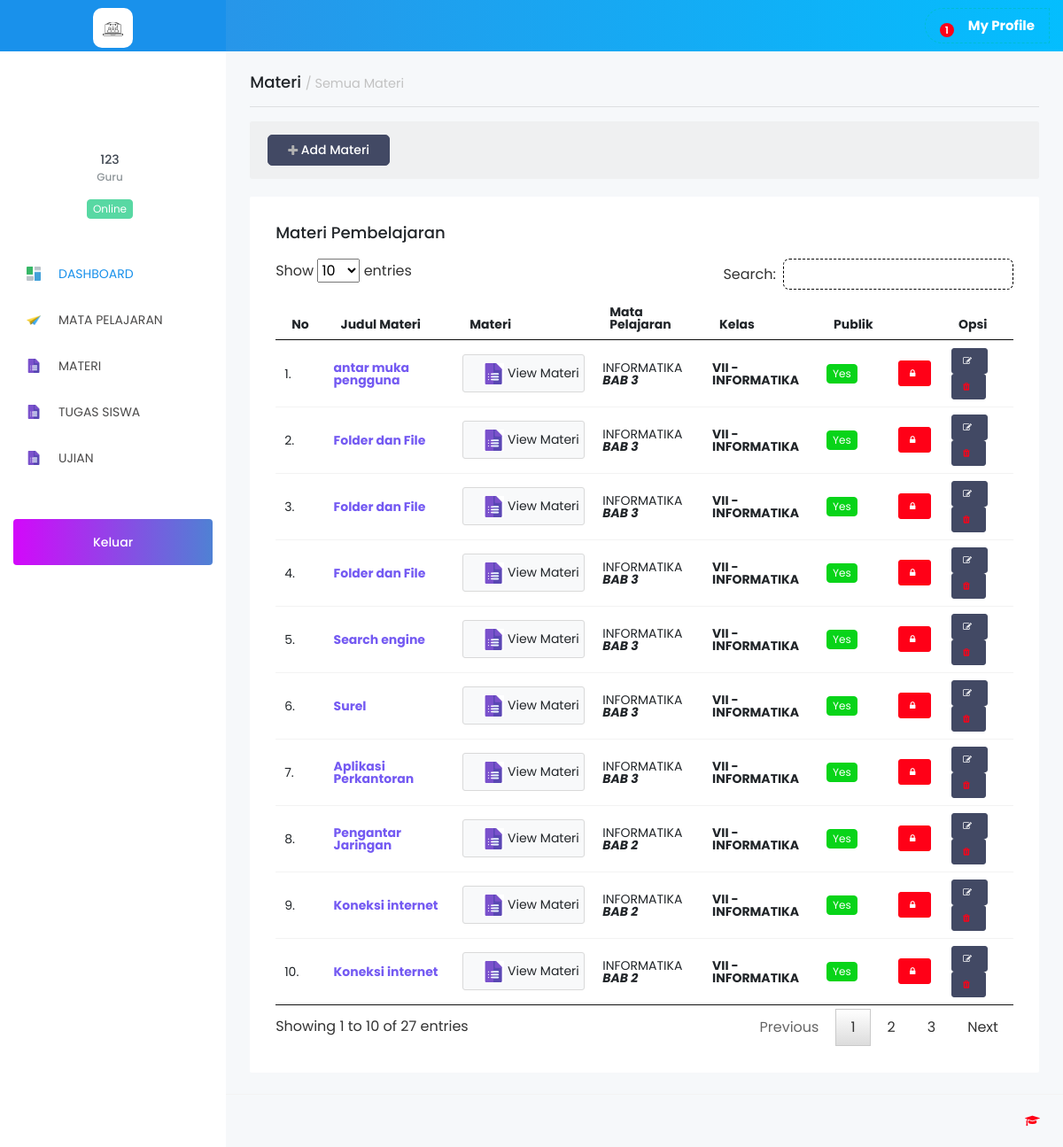
Screenshot of /Guru/index.php?page=materi (signed in) with the database file from the repository.
### tables this page shows
CREATE TABLE `tb_sekolah` (
  `id_sekolah` int(11) NOT NULL,
  `nama_sekolah` varchar(120) NOT NULL,
  `kepsek` varchar(120) NOT NULL,
  `textlogo` varchar(10) NOT NULL,
  `logo` varchar(255) NOT NULL,
  `copyright` varchar(255) NOT NULL
);

CREATE TABLE `tb_guru` (
  `id_guru` int(11) NOT NULL,
  `nik` varchar(20) NOT NULL,
  `nama_guru` varchar(120) NOT NULL,
  `email` varchar(65) NOT NULL,
  `password` varchar(255) NOT NULL,
  `foto` varchar(255) DEFAULT NULL,
  `status` varchar(5) NOT NULL,
  `date_created` date NOT NULL,
  `confirm` enum('Yes','No') NOT NULL
);

CREATE TABLE `tb_materi` (
  `id_materi` int(11) NOT NULL,
  `judul_materi` varchar(120) NOT NULL,
  `materi` text NOT NULL,
  `nama_file` varchar(120) NOT NULL,
  `tipe_file` varchar(20) NOT NULL,
  `ukuran_file` varchar(30) NOT NULL,
  `file` varchar(255) NOT NULL,
  `tgl_entry` date NOT NULL,
  `id_roleguru` int(11) NOT NULL,
  `public` enum('Y','N') NOT NULL
);

CREATE TABLE `tb_master_mapel` (
  `id_mapel` int(11) NOT NULL,
  `mapel` varchar(60) NOT NULL
);

CREATE TABLE `tb_master_semester` (
  `id_semester` int(11) NOT NULL,
  `semester` varchar(45) NOT NULL
);

CREATE TABLE `tb_master_kelas` (
  `id_kelas` int(11) NOT NULL,
  `kelas` varchar(45) NOT NULL
);

CREATE TABLE `tb_master_jurusan` (
  `id_jurusan` int(11) NOT NULL,
  `jurusan` varchar(45) NOT NULL
);

### Guru/modul/materi/data_materi.php (the view, shortened to what this page needs)
  <div class="content-wrapper">
  <h4>
  Materi <small class="text-muted">/ Semua Materi</small>
  </h4>
<hr>
              <?php
          if (empty($materi['id_guru'])) {
            ?>
              <div class="row purchace-popup">
                <div class="col-md-12 col-xs-12">
                  <span class="d-flex alifn-items-center">
                  <p>Saat ini Anda belum mempunyai Materi Apapun. Tambah Untuk Membuat Materi</p>
                  <a data-toggle="modal" data-target="#addMateri" href="?page=materi&act=add" class="btn ml-auto purchase-button"> <i class="fa fa-plus"></i> Add Materi</a>
                  <i class="mdi mdi-close popup-dismiss"></i>
                  </span>
                </div>
              </div>
            <?php
          }else{
            ?>
                  <div class="row purchace-popup">
                <div class="col-md-12 col-xs-12">
                  <span class="d-flex alifn-items-center">
                  <a data-toggle="modal" data-target="#addMateri" href="?page=materi&act=add" class="btn btn-dark"> <i class="fa fa-plus"></i> Add Materi</a>
                  </span>
                </div>
              </div>
          <div class="row">
           <div class="col-md-12 col-xs-12">
                <div class="card">
                <div class="card-body">
                  <h4 class="card-title">Materi Pembelajaran</h4>
                  <div class="table-responsive">
                  <table class="table table-condensed table-hover" id="data">
                    <thead>
                      <tr>
                        <th>No</th>
                        <th>Judul Materi</th>
                        <th>Materi</th>
                        <th>Mata Pelajaran</th>
                        <th>Kelas</th>
                        <th>Publik</th>
                        <th></th>
                        <th>Opsi</th>
                      </tr>
                    </thead>
                    <tbody>
                          <?php
                          $no=1;
                        $sqlrole = mysqli_query($con,"SELECT * FROM tb_materi
                      INNER JOIN tb_roleguru ON tb_materi.id_roleguru=tb_roleguru.id_roleguru
                      INNER JOIN tb_master_kelas ON tb_roleguru.id_kelas=tb_master_kelas.id_kelas
                      INNER JOIN tb_master_mapel ON tb_roleguru.id_mapel=tb_master_mapel.id_mapel
                      INNER JOIN tb_master_semester ON tb_roleguru.id_semester=tb_master_semester.id_semester
                      INNER JOIN tb_master_jurusan ON tb_roleguru.id_jurusan=tb_master_jurusan.id_jurusan
                      WHERE tb_roleguru.id_guru='$sesi' ORDER BY id_materi DESC ");
                        foreach ($sqlrole as $row) { ?>
                      <tr>
                       <td><?=$no++; ?>.</td>
                        <td><b class="text-info"><?=$row['judul_materi']; ?></b></td>
                        <td>
                          <a data-toggle="modal" data-target="#<?=$row['id_materi']; ?>" class="btn btn-light"> <img class="menu-icon" src="../pelengkap/images/menu_icons/04.png" alt="menu icon"> View Materi</a>
                        </td>
                        <td><?=$row['mapel']; ?>  <em><b><?=$row['semester']; ?></b></em> </td>
                        <td><b><?=$row['kelas']; ?> - <?=$row['jurusan']; ?></b> </td>
                        <td><?php
                        if ($row['public']=='Y') {
                          echo "<b class='badge badge-success'>Yes</b>";
                        }else{
                           echo "<b class='badge badge-danger'>No</b>";
                        }
                       ?></td>
                       <td>
                         <?php
                        if ($row['public']=='Y') {
                          echo "<a href='?page=materi&act=activate&id=$row[id_materi]&status=$row[public]' class='btn btn-danger btn-xs text-white'><i class='fa fa-spin fa-lock'></i></a>";
                        }else{
                           echo "<a href='?page=materi&act=activate&id=$row[id_materi]&status=$row[public]' class='btn btn-success btn-xs text-white'><i class='fa fa-spin fa-unlock'></i></a>";
                        }
                       ?>
                       </td>
                        <td>
                          <a href="?page=materi&act=edit&ID=<?=$row['id_materi'] ?>" class="btn btn-dark btn-xs"><i class="fa fa-edit"></i> </a>
                          <a href="?page=materi&act=del&ID=<?=$row['id_materi'] ?>" onclick="return confirm('Yakin Hapus Data ?')" class="btn btn-dark text-danger btn-xs"><i class="fa fa-trash"></i> </a>
                        </td>
                      </tr>
                    <?php } ?>
                   </tbody>
                 </table>
                  </div>
               </div>
             </div>
           </div>
          </div>
            <?php
          }
          ?>
        </div>

### Guru/index.php (shortened to what this page needs)
<?php
include '../config/db.php';
if (@$_SESSION['Guru']) {
?>
<?php
if (@$_SESSION['Guru']) {
$sesi = @$_SESSION['Guru'];
}
$sql = mysqli_query($con,"SELECT * FROM tb_guru WHERE id_guru = '$sesi'") or die(mysqli_error($con));
$data = mysqli_fetch_array($sql);
$sqlMateri = mysqli_query($con,"SELECT * FROM tb_materi
  INNER JOIN tb_roleguru ON tb_materi.id_roleguru=tb_materi.id_roleguru
  WHERE tb_roleguru.id_guru='$sesi' ");
$materi = mysqli_fetch_array( $sqlMateri);
$sekolah = mysqli_query($con,"SELECT * FROM tb_sekolah WHERE id_sekolah=1 ");
$apl = mysqli_fetch_array($sekolah);
?>
<!DOCTYPE html>
<html lang="en">
<head>
  <link rel="stylesheet" href="../pelengkap/node_modules/mdi/css/materialdesignicons.min.css">
  <link rel="stylesheet" href="../pelengkap/node_modules/simple-line-icons/css/simple-line-icons.css">
  <link rel="stylesheet" href="../pelengkap/node_modules/font-awesome/css/font-awesome.min.css" />
  <link rel="stylesheet" href="../pelengkap/css/style.css">
   <link href="../pelengkap/sweetalert/sweetalert.css" rel="stylesheet" />
  <link rel="stylesheet" type="text/css" href="../pelengkap/css/jquery.dataTables.css">
</head>
<body>
  <div class="container-scroller">
    <nav class="navbar col-lg-12 col-12 p-0 fixed-top d-flex flex-row">
      <div class="text-center navbar-brand-wrapper d-flex align-items-top justify-content-center" style="background-color: #1991eb;">
        <a class="navbar-brand brand-logo" href="index.php" style="font-family:Aegyptus;font-weight: bold;font-size: 30px;">
          <img src="../pelengkap/images/<?=$apl['logo'];?>" alt="logo" style="height: 45px;width: 45px;border-radius: 10px;"> <b><?=$apl['textlogo'];?></b>
        </a>
      </div>
      <div class="navbar-menu-wrapper d-flex align-items-center">
        <ul class="navbar-nav navbar-nav-left header-links d-none d-md-flex">
        </ul>
        <ul class="navbar-nav navbar-nav-right" style="border-top-left-radius:50px;color: black;border-bottom-left-radius:50px;color: #fff;border:1px dashed #00BCD4; ">
          <?php
          $ujian = mysqli_query($con,"SELECT * FROM ujian
          INNER JOIN tb_master_mapel ON ujian.id_mapel=tb_master_mapel.id_mapel
          INNER JOIN tb_jenisujian ON ujian.id_jenis=tb_jenisujian.id_jenis
          INNER JOIN kelas_ujian ON ujian.id_ujian=kelas_ujian.id_ujian
           WHERE ujian.id_guru='$data[id_guru]' AND kelas_ujian.aktif='Y' GROUP BY kelas_ujian.id_ujian    ");
           $jm= mysqli_num_rows($ujian);
            ?>
          <li class="nav-item dropdown">
            <a class="nav-link count-indicator dropdown-toggle" id="notificationDropdown" href="#" data-toggle="dropdown">
              <span class="count"><?=$jm; ?> </span>
            </a>
          </li>
            <li class="nav-item d-none d-lg-block">
            <a class="nav-link" href="?page=profil">
              <b>My Profile</b>
            </a>
          </li>
        </ul>
      </div>
    </nav>
    <div class="container-fluid page-body-wrapper">
      <nav class="sidebar sidebar-offcanvas" id="sidebar">
        <ul class="nav">
          <li class="nav-item nav-profile">
            <div class="nav-link">
              <div class="profile-image" > <span class="online-status online"></span> </div>
              <div class="profile-name">
                <p class="name"><?=$data['nama_guru']; ?></p>
                <p class="designation">Guru</p>
                <div class="badge badge-teal mx-auto mt-3">Online</div>
              </div>
            </div>
          </li>
          <li class="nav-item">
          	<a class="nav-link" href="index.php"><img class="menu-icon" src="../pelengkap/images/menu_icons/01.png" alt="menu icon"><span class="menu-title">DASHBOARD</span></a>
          </li>
             <li class="nav-item">
            <a class="nav-link" href="?page=mapel"><img class="menu-icon" src="../pelengkap/images/menu_icons/02.png" alt="menu icon"> <span class="menu-title">MATA PELAJARAN</span></a>
          </li>
         <li class="nav-item">
            <a class="nav-link" data-toggle="collapse" href="#materi" aria-expanded="false" aria-controls="general-pages"> <img class="menu-icon" src="../pelengkap/images/menu_icons/04.png" alt="menu icon"> <span class="menu-title">MATERI</span><i class="menu-arrow"></i>
            </a>
          </li>
               <li class="nav-item">
            <a class="nav-link" data-toggle="collapse" href="#tugas" aria-expanded="false" aria-controls="general-pages"> <img class="menu-icon" src="../pelengkap/images/menu_icons/04.png" alt="menu icon"> <span class="menu-title">TUGAS SISWA</span><i class="menu-arrow"></i>
            </a>
              </li>
              </ul>
            </div>
          <li class="nav-item">
            <a class="nav-link" data-toggle="collapse" href="#evaluasi" aria-expanded="false" aria-controls="general-pages"> <img class="menu-icon" src="../pelengkap/images/menu_icons/04.png" alt="menu icon"> <span class="menu-title">UJIAN</span><i class="menu-arrow"></i>
            </a>
             	</li>
            </div>
          <li class="nav-item purchase-button">
          	<a class="nav-link" href="logout.php">
          	Keluar</a>
          </li>
      <div class="main-panel">
                <?php
                $page = @$_GET['page'];
                $act = @$_GET['act'];
                if ($page=='perangkat') {
                  if ($act=='') {
                    include 'modul/perangkat/data_perangkat.php';
                  }elseif ($act=='add') {
                    include 'modul/perangkat/add_perangkat.php';
                  }elseif ($act=='edit') {
                    include 'modul/perangkat/edit_perangkat.php';
                  }elseif ($act=='del') {
                    include 'modul/perangkat/del_perangkat.php';
                  }elseif ($act=='view') {
                    include 'modul/perangkat/view.php';
                  }
                }elseif ($page=='materi') {
                  if ($act=='') {
                    include 'modul/materi/data_materi.php';
                  }elseif ($act=='add') {
                   include 'modul/materi/add_materi.php';
                  }elseif ($act=='edit') {
                   include 'modul/materi/edit_materi.php';
                  }elseif ($act=='del') {
                   include 'modul/materi/del_materi.php';
                  }elseif ($act=='view') {
                   include 'modul/materi/view_materi.php';
                  }elseif ($act=='activate') {
                   include 'modul/materi/activate.php';
                  }
                }elseif ($page=='nilai') {
                  if ($act=='') {
                    include 'modul/nilai/data_nilai.php';
                  }elseif ($act=='view') {
                    include 'modul/nilai/view_nilaikelas.php';
                  }
                }elseif ($page=='profil') {
                  if ($act=='') {
                    include 'modul/profil/data_profil.php';
                  }
                }elseif ($page=='chat') {
                  if ($act=='del') {
                   include 'modul/chat/del.php';
                  }
                }elseif ($page=='proses') {
                 include 'modul/models.php';
                }elseif ($page=='') {
                 include 'Home.php';
                }else{
                  echo "<b>4014!</b> Tidak ada halaman !";
                }
                 ?>
        <footer class="footer">
          <div class="container-fluid clearfix">
            <span class="float-none float-sm-right d-block mt-1 mt-sm-0 text-center"><?=$apl['nama_sekolah'];?> <i class="fa fa-graduation-cap text-danger"></i></span>
          </div>
        </footer>
      </div>
</body>
</html>
<?php
} else{
	include 'modul/500.html';
}

### rows the page displays
tb_sekolah: logo (picture)
tb_guru: nama_guru "123"
tb_materi: judul_materi "antar muka pengguna", tb_master_mapel.mapel "INFORMATIKA", tb_master_semester.semester "BAB 3", tb_master_kelas.kelas "VII", tb_master_jurusan.jurusan "INFORMATIKA", public "Yes"
tb_materi: judul_materi "Folder dan File", tb_master_mapel.mapel "INFORMATIKA", tb_master_semester.semester "BAB 3", tb_master_kelas.kelas "VII", tb_master_jurusan.jurusan "INFORMATIKA", public "Yes"
tb_materi: judul_materi "Folder dan File", tb_master_mapel.mapel "INFORMATIKA", tb_master_semester.semester "BAB 3", tb_master_kelas.kelas "VII", tb_master_jurusan.jurusan "INFORMATIKA", public "Yes"
tb_materi: judul_materi "Folder dan File", tb_master_mapel.mapel "INFORMATIKA", tb_master_semester.semester "BAB 3", tb_master_kelas.kelas "VII", tb_master_jurusan.jurusan "INFORMATIKA", public "Yes"
tb_materi: judul_materi "Search engine", tb_master_mapel.mapel "INFORMATIKA", tb_master_semester.semester "BAB 3", tb_master_kelas.kelas "VII", tb_master_jurusan.jurusan "INFORMATIKA", public "Yes"
tb_materi: judul_materi "Surel", tb_master_mapel.mapel "INFORMATIKA", tb_master_semester.semester "BAB 3", tb_master_kelas.kelas "VII", tb_master_jurusan.jurusan "INFORMATIKA", public "Yes"
tb_materi: judul_materi "Aplikasi Perkantoran", tb_master_mapel.mapel "INFORMATIKA", tb_master_semester.semester "BAB 3", tb_master_kelas.kelas "VII", tb_master_jurusan.jurusan "INFORMATIKA", public "Yes"
tb_materi: judul_materi "Pengantar Jaringan", tb_master_mapel.mapel "INFORMATIKA", tb_master_semester.semester "BAB 2", tb_master_kelas.kelas "VII", tb_master_jurusan.jurusan "INFORMATIKA", public "Yes"
tb_materi: judul_materi "Koneksi internet", tb_master_mapel.mapel "INFORMATIKA", tb_master_semester.semester "BAB 2", tb_master_kelas.kelas "VII", tb_master_jurusan.jurusan "INFORMATIKA", public "Yes"
tb_materi: judul_materi "Koneksi internet", tb_master_mapel.mapel "INFORMATIKA", tb_master_semester.semester "BAB 2", tb_master_kelas.kelas "VII", tb_master_jurusan.jurusan "INFORMATIKA", public "Yes"

### other values shown
$jm "1"
